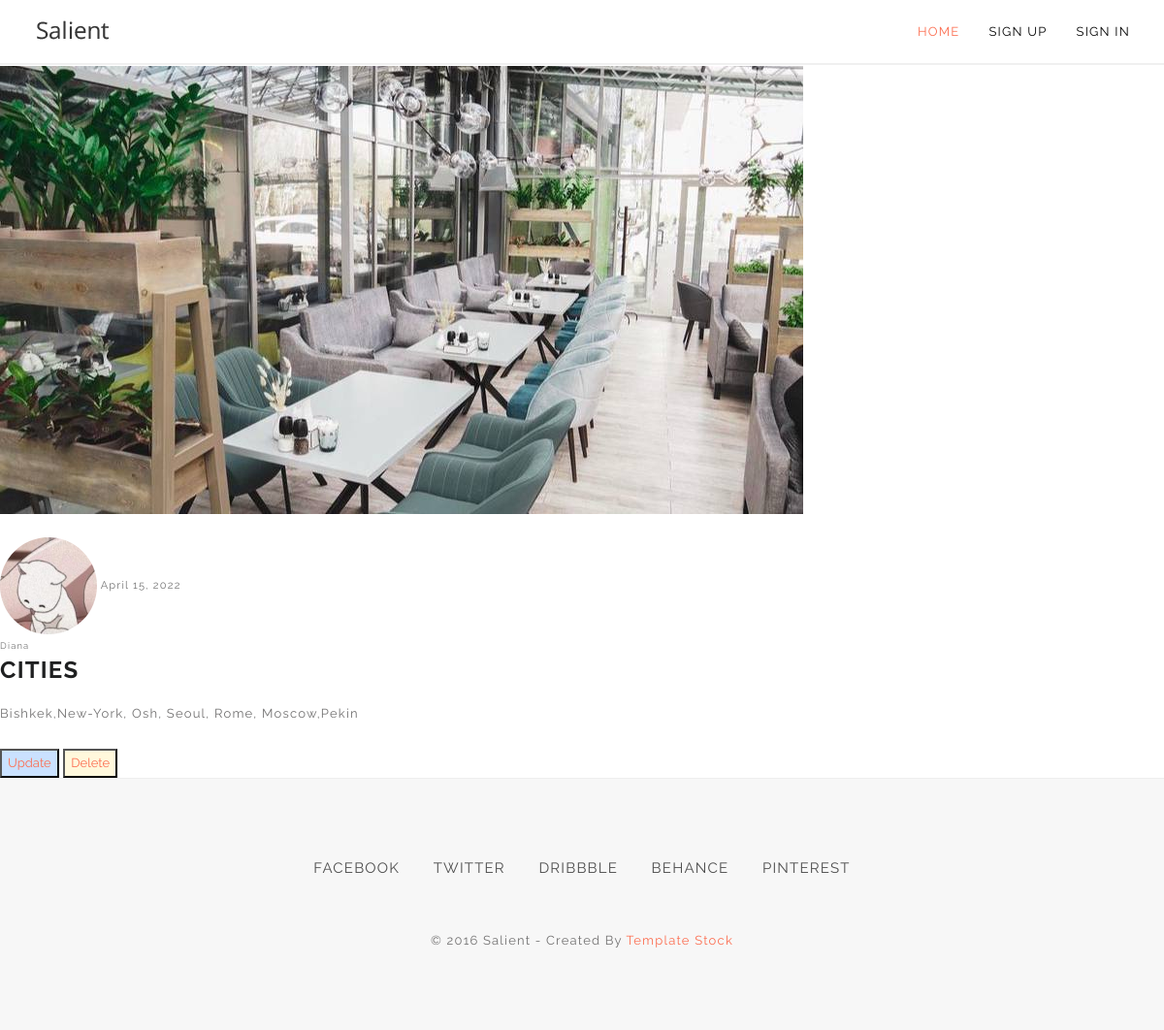
Page /post/9 on the committed database.
### blog/models.py (models this page shows, shortened)
class Post(Model):
    title = models.CharField(max_length=100)
    content = models.TextField()
    post_date = models.DateTimeField(default=timezone.now)
    author = models.ForeignKey(User, on_delete=models.CASCADE)
    image = models.ImageField(default='default.jpg', upload_to='post_image/')

### users/models.py (models this page shows, shortened)
class Profile(Model):
    user = models.OneToOneField(User, on_delete=models.CASCADE) #if delete user the profile will be deleted authomatically
    image = models.ImageField(default='user_default.jpg', upload_to='profile_image/')

### blog/views.py (the view)
# urls.py: path('post/<int:pk>', PostDetailView.as_view(), name='post-detail'),
class PostDetailView(DetailView):
    model = Post
    template_name = 'blog/post_detail.html'
    def get_context_data(self, **kwargs):
        context = super(PostDetailView, self).get_context_data(**kwargs)
        stuff = get_object_or_404(Post, id=self.kwargs['pk'])
        return context

### blog/templates/blog/post_detail.html (shortened to what this page needs)
{% extends 'blog/base.html' %}
{% block content %}
    <div class="card mb-4">
        <a href="#!"><img class="card-img-top" src="{{ post.image.url }}"  alt="..." /></a><br><br>
        <div class="card-body">
            <div class="small text-muted">
                <img class="rounded-circle article" src="{{ object.author.profile.image.url }}" height="100" width="100" style="border-radius: 50%" alt="">
                {{ object.post_date|date:"F d, Y "}}
                <div class="small text-muted mx-3">{{ post.author.username }}</div>
            </div>
            <h2 class="card-title">{{ object.title}}</h2>
            <p class="card-text">{{ object.content }}</p>
            <br>
            <a href="{% url 'post-update' post.pk %}"><button style="background-color: #CAE1FF">Update</button></a>
             <a href="{% url 'post-delete' post.pk %}"><button style="background-color: #FFF8DC">Delete</button></a>
        </div>
    </div>
{% endblock %}

### blog/static/css/style.css (style rules this page uses)
a { color: #fc6e51; -webkit-transition: all .25s ease-in-out; -moz-transition: all .25s ease-in-out; -ms-transition: all .25s ease-in-out; -o-transition: all .25s ease-in-out; transition: all .25s ease-in-out; }
img { max-width: 100%; }
h1, h2, h3, h4, h5, h6, .h1, .h2, .h3, .h4, .h5, .h6 { font-weight: 700; color: #1f2021; text-transform: uppercase; }
h1, .h1, h2, .h2, h3, .h3 { margin-top: 0; margin-bottom: 20px; }
h2 { font-size: 24px; }
p { margin: 0; }

### rows in the picture
Post: image (picture), author.profile.image (picture), post_date "April 15, 2022", author.username "Diana", title "CITIES", content "Bishkek,New-York, Osh, Seoul, Rome, Moscow,Pekin"
